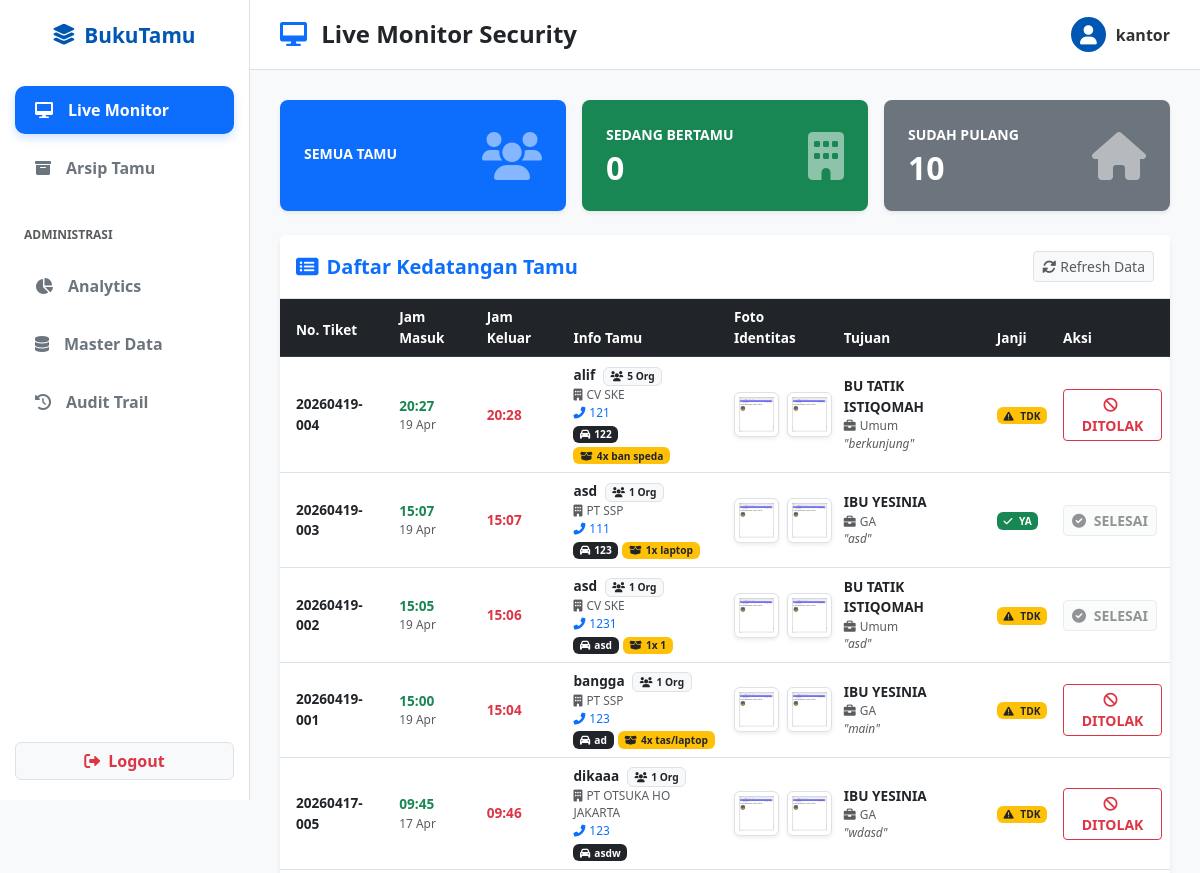
The app's page /daftar-tamu/ (signed in, upper part), older data.
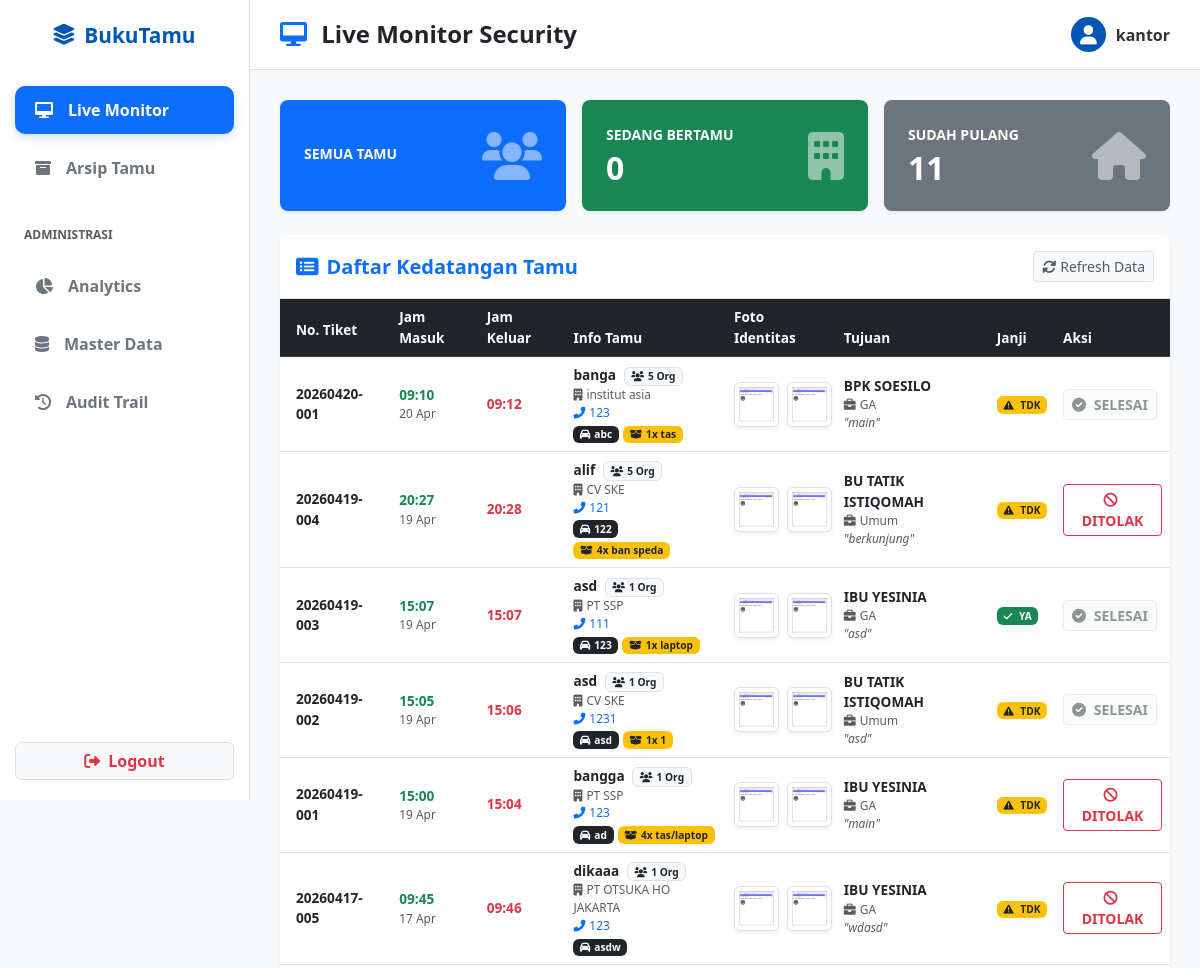
The same page, newer data.
### tamu/models.py (models this page shows, shortened)
class BukuTamu(models.Model):
    STATUS_CHOICES = [
        ('MENUNGGU', 'Menunggu Konfirmasi'),
        ('MASUK', 'Sedang Bertamu'),
        ('SELESAI', 'Selesai Bertamu'),
        ('KELUAR', 'Sudah Checkout'),
        ('DITOLAK', 'Ditolak/Batal'),
    ]
    KATEGORI_CHOICES = [
        ('rekan_bisnis', 'Lokal Rekan Bisnis'),
        ('pemerintahan', 'Pemerintahan'),
        ('akademisi', 'Akademisi'),
        ('overseas', 'Overseas Guests (Luar Negeri)'),
    ]
    waktu_masuk = models.DateTimeField(auto_now_add=True)
    status = models.CharField(max_length=20, choices=STATUS_CHOICES, default='MENUNGGU')
    nama = models.CharField(max_length=100, verbose_name="Nama Lengkap")
    instansi = models.CharField(max_length=150, verbose_name="Nama Instansi")
    no_hp = models.CharField(max_length=20, verbose_name="No Telfon/HP")
    no_polisi = models.CharField(max_length=20, verbose_name="No Polisi Kendaraan", blank=True, null=True)
    foto_ktp = models.ImageField(
        upload_to=rename_file_ktp,  # <--- PANGGIL FUNGSI
        verbose_name="Foto KTP",
        blank=False, null=False
    )
    keperluan = models.TextField(verbose_name="Keperluan")
    pic_tuju = models.ForeignKey('PIC', on_delete=models.SET_NULL, null=True, blank=True)
    jumlah_tamu = models.PositiveBigIntegerField(default=1, verbose_name="Jumlah Orang")
    sudah_janji = models.BooleanField(default=False, verbose_name="Sudah Janji?")
    foto_wajah = models.ImageField(
        upload_to=rename_file_selfie, # <--- PANGGIL FUNGSI
        verbose_name="Foto Wajah (Selfie)",
        blank=True, null=True
    )
    kategori_tamu = models.CharField(
        max_length=50,
        choices=KATEGORI_CHOICES,
        default='rekan_bisnis',
        verbose_name="Kategori Tamu"
    )
    waktu_keluar = models.DateTimeField(null=True, blank=True)
    created_at = models.DateTimeField(auto_now_add=True)
    bawa_barang = models.CharField(max_length=200, blank=True, null=True, verbose_name="Barang Bawaan")
    jumlah_barang = models.IntegerField(default=0, verbose_name="Jumlah Barang")
    @property
    def nomor_tiket(self):
        if not self.id:
            return "-"
        tanggal_ini = self.waktu_masuk.date()
        urutan = BukuTamu.objects.filter(waktu_masuk__date=tanggal_ini, id__lte=self.id).count()
        tanggal_str = self.waktu_masuk.strftime('%Y%m%d')
        return f"{tanggal_str}-{str(urutan).zfill(3)}"
    class Meta:
        ordering = ['-waktu_masuk']
        verbose_name_plural = "Daftar Tamu"

class PIC(models.Model): # Nama kelas jadi lebih singkat
    nama_lengkap = models.CharField(max_length=100, unique=True)
    departemen = models.CharField(max_length=100, default="-")
    is_active = models.BooleanField(default=True)
    class Meta:
        verbose_name = "PIC"
        verbose_name_plural = "Daftar PIC"

### tamu/views.py (the view)
# urls.py: path('daftar-tamu/', views.daftar_tamu, name='daftar_tamu'),
@login_required(login_url='login')
def daftar_tamu(request):
    base_query = BukuTamu.objects.annotate(
        urutan_prioritas=Case(
            When(status='MENUNGGU', then=Value(1)), # Prioritas 1: Menunggu
            When(status='MASUK', then=Value(2)),    # Prioritas 2: Sedang Bertamu
            default=Value(3),                       # Prioritas 3: Selesai
            output_field=IntegerField(),
        )
    ).order_by('urutan_prioritas', '-waktu_masuk')
    status_filter = request.GET.get('status')
    if status_filter == 'masuk':
        tamu_list = base_query.filter(status='MASUK')
    elif status_filter == 'keluar':
        tamu_list = base_query.filter(status='KELUAR')
    else:
        tamu_list = base_query
    tamu_list = tamu_list[:50]
    stat_masuk = BukuTamu.objects.filter(status='MASUK').count()
    stat_pulang = BukuTamu.objects.filter(status='KELUAR').count()
    total_arsip = BukuTamu.objects.count()
    context = {
        'tamu_list': tamu_list,
        'sedang_bertamu': stat_masuk,
        'sudah_pulang': stat_pulang,
        'total_arsip': total_arsip,
    }
    return render(request, 'tamu/daftar_tamu.html', context)

### tamu/templates/tamu/daftar_tamu.html (shortened to what the changed rows need)
{% extends 'tamu/base.html' %}
{% block content %}
<div class="row g-3 mb-4">
    <div class="col-md-4">
        <a href="?status=masuk" class="text-decoration-none">
            <div class="card bg-success text-white border-0 shadow-sm h-100 rounded-3 card-hover">
                <div class="card-body p-4 d-flex justify-content-between align-items-center">
                    <div>
                        <h2 class="m-0 fw-bold">{{ sedang_bertamu }}</h2>
                    </div>
                </div>
            </div>
        </a>
    </div>
    <div class="col-md-4">
        <a href="?status=keluar" class="text-decoration-none">
            <div class="card bg-secondary text-white border-0 shadow-sm h-100 rounded-3 card-hover">
                <div class="card-body p-4 d-flex justify-content-between align-items-center">
                    <div>
                        <div class="small fw-bold text-uppercase mb-1">Sudah Pulang</div>
                        <h2 class="m-0 fw-bold">{{ sudah_pulang }}</h2>
                    </div>
                </div>
            </div>
        </a>
    </div>
</div>
<div class="row">
    <div class="col-12">
        <div class="card border-0 shadow-sm rounded-3">
            <div class="card-body p-0">
                <div class="table-responsive">
                    <table class="table table-hover align-middle mb-0" style="font-size: 0.85rem;">
                        <thead class="table-dark text-white">
                            <tr>
                                <th class="py-3 ps-3">No. Tiket</th>
                                <th>Jam Masuk</th>
                                <th>Jam Keluar</th>
                                <th>Info Tamu</th>
                                <th>Foto Identitas</th>
                                <th>Tujuan</th>
                                <th>Janji</th>
                                <th>Aksi</th>
                            </tr>
                        </thead>
                        <tbody>
                            {% for tamu in tamu_list %}
                            <tr class="border-bottom">
                                <td class="ps-3 fw-bold text-dark">{{ tamu.nomor_tiket }}</td>
                                <td>
                                    <div class="fw-bold text-success">{{ tamu.waktu_masuk|date:"H:i" }}</div>
                                    <div class="small text-muted">{{ tamu.waktu_masuk|date:"d M" }}</div>
                                </td>
                                <td>
                                    {% if tamu.waktu_keluar %}
                                        <div class="fw-bold text-danger">{{ tamu.waktu_keluar|date:"H:i" }}</div>
                                    {% else %}
                                        <span class="text-muted">-</span>
                                    {% endif %}
                                </td>
                                <td>
                                    <div class="fw-bold text-dark">
                                        {{ tamu.nama }}
                                        <span class="badge bg-light text-dark border ms-1" title="Jumlah Rombongan">
                                            <i class="fas fa-users me-1"></i>{{ tamu.jumlah_tamu }} Org
                                        </span>
                                    </div>
                                    <div class="small text-muted"><i class="fas fa-building me-1"></i>{{ tamu.instansi }}</div>
                                    <div class="small text-primary"><i class="fas fa-phone-alt me-1"></i>{{ tamu.no_hp }}</div>
                                    <div class="mt-1 d-flex gap-1 flex-wrap">
                                        {% if tamu.no_polisi %}
                                        <span class="badge bg-dark"><i class="fas fa-car me-1"></i>{{ tamu.no_polisi }}</span>
                                        {% endif %}
                                        {% if tamu.bawa_barang %}
                                        <span class="badge bg-warning text-dark">
                                        <i class="fas fa-box-open me-1"></i>{{ tamu.jumlah_barang }}x {{ tamu.bawa_barang }}
                                        </span>
                                        {% endif %}
                                    </div>
                                </td>
                                <td>
                                    <div class="d-flex gap-2">
                                        {% if tamu.foto_wajah %}
                                        <img src="{{ tamu.foto_wajah.url }}" class="img-thumbnail rounded shadow-sm" style="width: 45px; height: 45px; object-fit: cover; cursor: pointer;" onclick="lihatFoto('{{ tamu.foto_wajah.url }}', 'Foto Wajah - {{ tamu.nama }}')" title="Klik untuk perbesar Wajah">
                                        {% endif %}
                                        {% if tamu.foto_ktp %}
                                        <img src="{{ tamu.foto_ktp.url }}" class="img-thumbnail rounded shadow-sm" style="width: 45px; height: 45px; object-fit: cover; cursor: pointer;" onclick="lihatFoto('{{ tamu.foto_ktp.url }}', 'Foto KTP - {{ tamu.nama }}')" title="Klik untuk perbesar KTP">
                                        {% endif %}
                                    </div>
                                </td>
                                <td>
                                    <div class="fw-bold text-dark text-uppercase">{{ tamu.pic_tuju.nama_lengkap|default:"-" }}</div>
                                    <div class="small text-muted"><i class="fas fa-briefcase me-1"></i>{{ tamu.pic_tuju.departemen|default:"-" }}</div>
                                    <div class="small text-muted fst-italic">"{{ tamu.keperluan }}"</div>
                                </td>
                                <td>
                                    {% if tamu.sudah_janji %}
                                        <span class="badge bg-success"><i class="fas fa-check me-1"></i> YA</span>
                                    {% else %}
                                        <span class="badge bg-warning text-dark"><i class="fas fa-exclamation-triangle me-1"></i> TDK</span>
                                    {% endif %}
                                </td>
                                <td>
                                    {% if tamu.status == 'MENUNGGU' %}
                                        <div class="d-flex gap-1">
                                            <a href="{% url 'ubah_status' tamu.id 'MASUK' %}" class="btn btn-sm btn-success fw-bold shadow-sm" title="Izinkan Masuk" onclick="return confirm('Izinkan tamu ini masuk ke area gedung?');">
                                                <i class="fas fa-check"></i> IZINKAN
                                            </a>
                                            <a href="{% url 'ubah_status' tamu.id 'DITOLAK' %}" class="btn btn-sm btn-danger fw-bold shadow-sm" title="Tolak Tamu" onclick="return confirm('Yakin ingin menolak tamu ini?');">
                                                <i class="fas fa-times"></i> TOLAK
                                            </a>
                                        </div>
                                    {% elif tamu.status == 'MASUK' %}
                                        <a href="{% url 'ubah_status' tamu.id 'KELUAR' %}" class="btn btn-sm btn-secondary fw-bold shadow-sm" onclick="return confirm('Apakah tamu ini sudah selesai dan keluar gedung?');">
                                            <i class="fas fa-door-open me-1"></i> SELESAI
                                        </a>
                                    {% elif tamu.status == 'DITOLAK' %}
                                        <button class="btn btn-sm btn-outline-danger disabled fw-bold" style="opacity: 1;">
                                            <i class="fas fa-ban me-1"></i> DITOLAK
                                        </button>
                                    {% else %}
                                        <button class="btn btn-sm btn-light border text-muted disabled fw-bold">
                                            <i class="fas fa-check-circle me-1"></i> SELESAI
                                        </button>
                                    {% endif %}
                                </td>
                            </tr>
                            {% empty %}
                            <tr><td colspan="8" class="text-center py-5 text-muted">Belum ada data tamu.</td></tr>
                            {% endfor %}
                        </tbody>
                    </table>
                </div>
            </div>
        </div>
    </div>
</div>
{% endblock %}

Row changes from the older to the newer data that the page shows:
added BukuTamu: nomor_tiket "20260420-001", waktu_masuk "09:10", waktu_masuk "20 Apr", waktu_keluar "09:12", nama "banga", jumlah_tamu "5", instansi "institut asia", no_hp "123", no_polisi "abc", jumlah_barang "1", bawa_barang "tas", foto_wajah (picture), foto_ktp (picture), pic_tuju.nama_lengkap "BPK SOESILO", pic_tuju.departemen "GA", keperluan "main", sudah_janji False (drawn), status "KELUAR" (drawn)
Text that changed along with them:
{{ sudah_pulang }}: "10" → "11"
